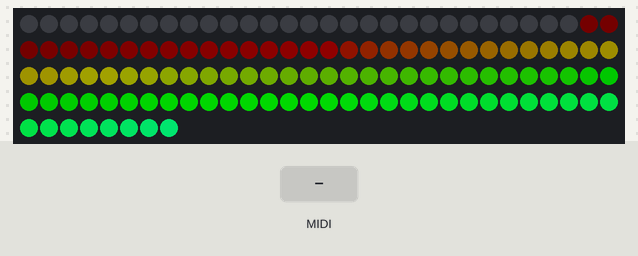
Recording of a sketch running on a simulated Arduino Uno, built with avr-gcc and run on an emulated ATmega328P. On the bench: 128 RGB LEDs in strip order, left to right, continuing on the next row. The test bench sets the inputs (shaded band). Dim RGB values are drawn brighter than linear; MIDI output is not drawn.

Above: at 3.1 s.
3.2 s: MIDI note 60 received
At 3.41 s:
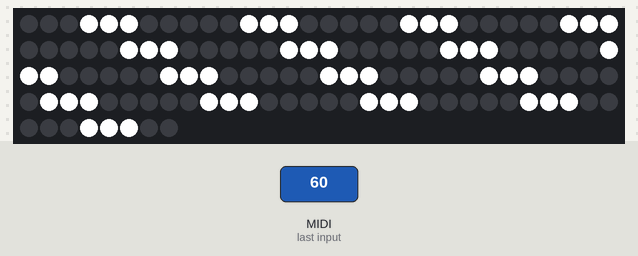
4.8 s: MIDI note 60 received
At 5.3 s:
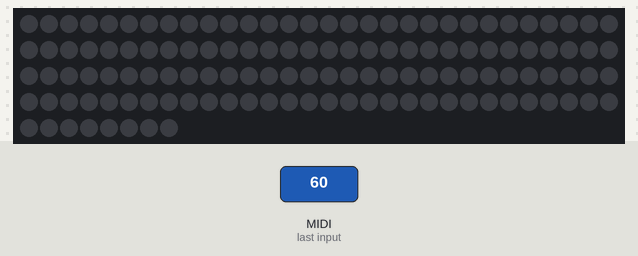
6.3 s: MIDI note 36 received
Timing chart, 0 to 9.3 s (numbered marks = the images above; inputs shaded):
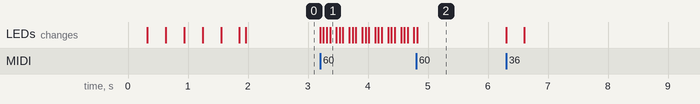

Measured:
- after the input at 3.2 s, the LEDs: first change at once (image 1 shows a later state)
- after the input at 4.8 s, the LEDs: change at once (image 2)

The sketch:

mothership.ino
```cpp
//#define BUTTON_PIN  A0
#define ENABLE_PIXELS

#define MIDI_NOTE_START 60

#include <MIDI.h>

#include "pixels.h"
//#include "sequences.h"

#ifdef BUTTON_PIN
#include <DebounceEvent.h>
#endif

// MIDI library setup

MIDI_CREATE_DEFAULT_INSTANCE();


bool playing = false;

byte current_scene = 0;

#ifdef BUTTON_PIN
void handleButtonPressed(uint8_t pin, uint8_t event, uint8_t count, uint16_t length) {
    if (event == EVENT_RELEASED) {
      playing = !playing; // toggle playing status
    }
}

DebounceEvent button = DebounceEvent(BUTTON_PIN, handleButtonPressed, BUTTON_PUSHBUTTON | BUTTON_DEFAULT_HIGH | BUTTON_SET_PULLUP);
#endif


void wait(long time) {
  unsigned long mils = millis();
  while (millis()-mils < time) {
    MIDI.read();
  }
}


#include "sequences.h"


void handleNoteOn(byte channel, byte pitch, byte velocity) {
  static int notes_received = 0;
  /*byte p = pitch;
  byte v = velocity;

  if (velocity==0)
    handleNoteOff(channel, pitch, velocity);

  activeNotes++;
  if (!process_triggers_for_pitch(pitch, velocity, true)) {
    p = convert_drum_pitch(pitch);
    if (p>=MUSO_NOTE_MINIMUM && p<=MUSO_NOTE_MAXIMUM) {
      trigger_status[p - MUSO_NOTE_MINIMUM] = velocity>0; // TRIGGER_IS_ON;
    }

    MIDI.sendNoteOn(p, v, MUSO_GATE_CHANNEL); //CHANNEL_DRUMS);  // output channel that the midimuso expects its triggers on
    last_input_at = millis();
  }*/
  // check if the incoming message is a trigger for a sequence, if so then
  //  switch to it, or stop it if its already running

  if (velocity==0)
    return;  // ignore if this is actually a note off

  //pitch = velocity;

  if (pitch>=MIDI_NOTE_START) {
    pitch -= MIDI_NOTE_START;  // so we can use C5 upwards as 0/1/2 are a bit fiddly...
    //wait(1000);
    if (//true ||
        //channel==10 && // use channel 10 (drums) to trigger the preprogrammed sequences
        pitch < SCENES_COUNT  // and is a valid sequence number
        ) {
          if (!playing) {
            current_scene = pitch;
            playing = true;
          } else {
            playing = false;  // stop if already ongoing
          }
    }
  } else {
    // turn the light on
    notes_received++;
    //p_fill(CHSV(velocity*2, velocity, notes_received%255), notes_received++, 2); //channel + (pitch%12), 1);
    if (velocity==255)
      p_fill(CRGB::White, pitch%STRIP_NUM_PIXELS, 1); //++, 2); //channel + (pitch%12), 1);
    else
      p_fill(CHSV(velocity*2, 255, 255), pitch%STRIP_NUM_PIXELS, 1); //++, 2); //channel + (pitch%12), 1);
    //if (!playing) {
      p_show();
    //}
  }
}

void handleNoteOff(byte channel, byte pitch, byte velocity) {
  /*byte p = pitch;
  byte v = velocity;

  activeNotes--;
  if (!process_triggers_for_pitch(pitch, velocity, false)) {
    p = convert_drum_pitch(pitch);
    if (p>=MUSO_NOTE_MINIMUM && p<=MUSO_NOTE_MAXIMUM) {
      trigger_status[p - MUSO_NOTE_MINIMUM] = TRIGGER_IS_OFF;
    }

    MIDI.sendNoteOff(p, v, MUSO_GATE_CHANNEL);   // hardcoded channel 16 for midimuso
  }

  last_input_at = millis();*/

  if (pitch>=MIDI_NOTE_START) {
    /*pitch -= MIDI_NOTE_START;  // so we can use C5 upwards as 0/1/2 are a bit fiddly...
    //wait(1000);
    if (//true ||
        //channel==10 && // use channel 10 (drums) to trigger the preprogrammed sequences
        pitch < SCENES_COUNT  // and is a valid sequence number
        ) {
          if (!playing) {
            current_scene = pitch;
            playing = true;
          } else {
            playing = false;  // stop if already ongoing
          }
    }*/
  } else {
    // turn the light off
    //notes_received++;
    //p_fill(CHSV(velocity*2, velocity, notes_received%255), notes_received++, 2); //channel + (pitch%12), 1);
    p_fill(CRGB::Black, pitch%STRIP_NUM_PIXELS, 1); //++, 2); //channel + (pitch%12), 1);
    //if (!playing) {
      p_show();
    //}
  }
}


void setup() {
  //Serial.begin(38400);
  //Serial.println("resetting");

  // put your setup code here, to run once:

#ifdef ENABLE_PIXELS
  setup_pixels();
#endif

  // Initiate MIDI communications, listen to all channels
  MIDI.begin(MIDI_CHANNEL_OMNI);

  MIDI.turnThruOff();

  MIDI.setHandleNoteOn(handleNoteOn);
  MIDI.setHandleNoteOff(handleNoteOff);

  /*MIDI.setHandleControlChange(handleControlChange);

  MIDI.setHandleStop(handleStop);
  MIDI.setHandleStart(handleStart);
  MIDI.setHandleStart(handleContinue);

  MIDI.setHandleClock(handleClock);

  MIDI.setHandleSongPosition(handleSongPosition);*/

}

void loop() {
  // put your main code here, to run repeatedly:

  MIDI.read();

  //playing = true;
  if (playing) {
    //Serial.println("playing!");
    //wait(1000);
    //delay(1000);
    doScene[current_scene]();
    //demo_sequence();
    playing = false;  // stop playing after one iteration of sequence
    p_clear();
    p_show();
  } else {
    //Serial.println("looping..");
  }

}
```

pixels.h
```cpp
#include <FastLED.h>

//#define RGBW_MODE // uncomment this line to activate RGBW mode -- doesn't actually compile yet !!

#ifdef RGBW_MODE
#include "FastLED_RGBW.h"
#endif

#define STRIP_PIN A0
#define STRIP_NUM_PIXELS 128 //144

#ifdef RGBW_MODE
CRGBW leds[STRIP_NUM_PIXELS];
#else
CRGB leds[STRIP_NUM_PIXELS];
#endif
CRGB leds_last[STRIP_NUM_PIXELS];
CRGB *ledsRGB = (CRGB *) &leds[0];

void fadeall() { for(int i = 0; i < STRIP_NUM_PIXELS; i++) { leds[i].nscale8(250); } }

void p_clear();
void p_show();

void setup_pixels() {
  //LEDS.addLeds<WS2812,STRIP_PIN,RGB>(leds,STRIP_NUM_PIXELS);
#ifdef RGBW_MODE
  LEDS.addLeds<WS2812B, STRIP_PIN, RGB>(ledsRGB, getRGBWsize(STRIP_NUM_PIXELS));  //use both the CRGB pointer and the size function "getRGBWsize" in the FastLED_RGBW helper file
#else
  LEDS.addLeds<NEOPIXEL,STRIP_PIN>(leds,STRIP_NUM_PIXELS);
#endif
  LEDS.setBrightness(255);

  FastLED.clear(true);

  // First slide the led in one direction
  static uint8_t hue = 0;

  for(int i = 0; i < STRIP_NUM_PIXELS; i++) {
    // Set the i'th led to red
    leds[i] = CHSV(hue++, 255, 255);
    // Show the leds
    FastLED.show();
    // now that we've shown the leds, reset the i'th led to black
    // leds[i] = CRGB::Black;
    fadeall();
    // Wait a little bit before we loop around and do it again
    delay(10);
  }
  p_clear();
  p_show();
}

void update_pixel(byte index, CRGB rgb) {
  leds[index] = rgb;
}

void p_fill(CRGB colour, int position, byte span) {
  for (int i = position ; i < constrain(position + span,0,STRIP_NUM_PIXELS) ; i++) {
    leds[i] = colour;
  }
}

void p_clear() {
  p_fill(CRGB::Black,0,STRIP_NUM_PIXELS);  // probably faster ways to do this
}

// only update strip when necessary
void p_show() {
  bool needs_updating = false;
  for (byte i = 0 ; i < STRIP_NUM_PIXELS ; i++) {
    // check if each pixel has updated
    if (leds[i] != leds_last[i]) {
      needs_updating = true;
      leds_last[i] = leds[i];
      //break;
    }
  }
  if (needs_updating) {
    FastLED.show();
  }
}
```

sequences.h
```cpp
#define SCENES_COUNT  3

// stuff for steppers
#include <AccelStepper.h>
// PIN LAYOUT
AccelStepper stepper1(AccelStepper::FULL4WIRE, 22, 24, 23, 25);
AccelStepper stepper2(AccelStepper::FULL4WIRE, 26, 28, 27, 29);
AccelStepper stepper3(AccelStepper::FULL4WIRE, 30, 32, 31, 33);
AccelStepper stepper4(AccelStepper::FULL4WIRE, 34, 36, 35, 37);
AccelStepper stepper5(AccelStepper::FULL4WIRE, 38, 40, 39, 41);


////// sequences start here

void demo_sequence() {
  for(int i = 0; i < STRIP_NUM_PIXELS; i++) {
    // First slide the led in one direction
    static uint8_t hue = 0;
    p_fill( CHSV(hue++, 255, 255), STRIP_NUM_PIXELS-i-1, 1);
    // Show the leds
    p_show();
    // now that we've shown the leds, reset the i'th led to black
    // leds[i] = CRGB::Black;
    fadeall();
    // Wait a little bit before we loop around and do it again
    wait(100);
    if (!playing) return; // return early if told to stop
  }
  return;
}

void white_strips() {
  //Serial.println("demo_sequence...");
  // do demo thing here
  int duration = 10000;


#define REPEAT 20  // number of times for animation to repeat
#define SEGMENT_WIDTH 8 // 10  // number of leds to use per repeating segment
#define NUM_SEGMENTS  (STRIP_NUM_PIXELS/SEGMENT_WIDTH)
//#define SEGMENT_WIDTH (STRIP_NUM_PIXELS/NUM_SEGMENTS)
#define FRAME_DELAY 50

  for (int count = 0 ; count < REPEAT ; count++) {  // total number of frames
    /*for (int i = 0 ; i < STRIP_NUM_PIXELS ; i++) {
      //leds[i] = CRGB::Red;
      p_fill(CRGB::Green, i, 1);
      //leds[i] = CRGB::Green;
      p_show();
      wait(10);
      /*leds[i] = CRGB::Blue;
      p_show();
      wait(10);
      p_clear();
    }*/
    //return;
    for (int anim_position = 0 ; anim_position < SEGMENT_WIDTH ; anim_position++) { // all of frame processed within this loop
      p_clear();  // clear frame ready for drawing

      for (int seg = 0 ; seg < NUM_SEGMENTS ; seg++) {
        p_fill(CRGB(255,255,255),(seg * SEGMENT_WIDTH) + anim_position, 2);
        p_fill(CRGB(255,255,255),(seg * SEGMENT_WIDTH) + (SEGMENT_WIDTH-anim_position-1), 2);
      }

      p_show(); // update the strip

      wait(FRAME_DELAY); // wait so the leds can be seen
      if (!playing) return; // return early if told to stop
    }
  }
}


void stepper_test() {
    // set up the initial conditions
    stepper1.setMaxSpeed(250.0);
    stepper1.setAcceleration(100.0);
    stepper1.moveTo(44300);

    stepper2.setMaxSpeed(250.0);
    stepper2.setAcceleration(100.0);
    stepper2.moveTo(44300);

    stepper3.setMaxSpeed(250.0);
    stepper3.setAcceleration(100.0);
    stepper3.moveTo(44300);

    stepper4.setMaxSpeed(250.0);
    stepper4.setAcceleration(100.0);
    stepper4.moveTo(44300);

    stepper5.setMaxSpeed(250.0);
    stepper5.setAcceleration(100.0);
    stepper5.moveTo(44300);

    int duration = 2000;  // number of milliseconds to run the sequence
    int start = millis();
    while (millis()-start < duration) {
      stepper1.run();
      stepper2.run();
      stepper3.run();
      stepper4.run();
      stepper5.run();
      wait(1);
      if (!playing) return;
    }
}


void (*doScene[SCENES_COUNT])() {
  white_strips,
  demo_sequence,
  stepper_test
};
```
